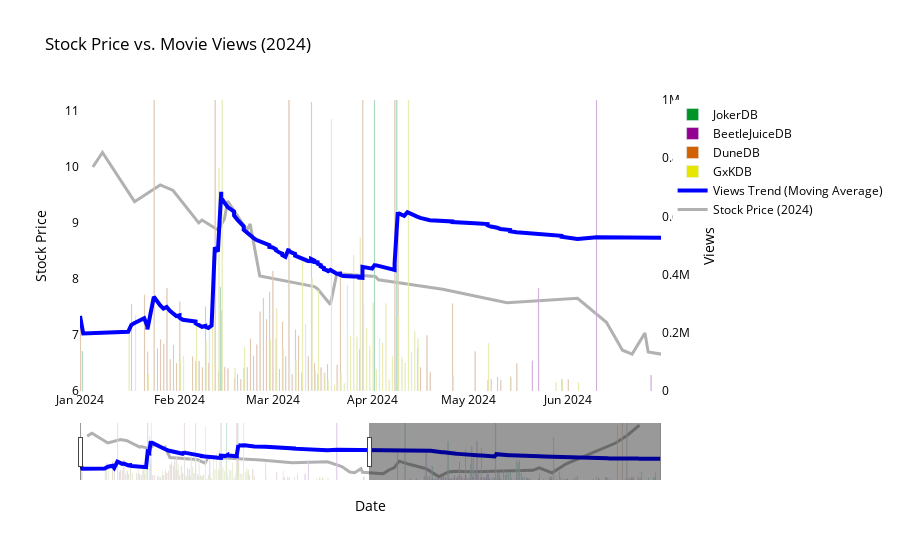

Notebook source saved alongside this figure:
### Code cell
fig = go.Figure()

bar_colors = {
    'JokerDB': '#009427',
    'BeetleJuiceDB': '#94008f',
    'DuneDB': '#d16200',
    'GxKDB': '#e6e600'
}

data = pd.DataFrame({
    'Date': pd.concat([
        pd.Series(JokerDB_views.index),
        pd.Series(BeetleJuiceDB_views.index),
        pd.Series(DuneDB_views.index),
        pd.Series(GxKDB_views.index)
    ]),
    'View Count': pd.concat([
        pd.Series(JokerDB_views.values),
        pd.Series(BeetleJuiceDB_views.values),
        pd.Series(DuneDB_views.values),
        pd.Series(GxKDB_views.values)
    ]),
    'Movie': (['JokerDB'] * len(JokerDB_views) +
              ['BeetleJuiceDB'] * len(BeetleJuiceDB_views) +
              ['DuneDB'] * len(DuneDB_views) +
              ['GxKDB'] * len(GxKDB_views))
})

for movie_name in data['Movie'].unique():
    fig.add_trace(go.Bar(
        x=data[data['Movie'] == movie_name]['Date'],
        y=data[data['Movie'] == movie_name]['View Count'],
        name=movie_name,
        yaxis="y2",
        marker=dict(color=bar_colors.get(movie_name, 'lightblue'))
    ))

data_sorted = data.sort_values(by="Date")
data_sorted['Trend'] = data_sorted['View Count'].rolling(window=2000, min_periods=1).mean()

fig.add_trace(go.Scatter(
    x=data_sorted['Date'],
    y=data_sorted['Trend'],
    mode='lines',
    name='Views Trend (Moving Average)',
    line=dict(width=4, color='blue'),
    yaxis="y2"
))

fig.add_trace(go.Scatter(
    x=WBStockFull[WBStockFull['Date'].dt.year == 2024]['Date'],
    y=WBStockFull[WBStockFull['Date'].dt.year == 2024]['Open'],
    mode='lines',
    name='Stock Price (2024)',
    line=dict(width=3, color='rgba(100, 100, 100, 0.5)'),
    yaxis="y1"
))

fig.update_layout(
    title="Stock Price vs. Movie Views (2024)",
    title_font=dict(color="black"),
    xaxis_title="Date",
    xaxis=dict(
        title="Date",
        title_font=dict(color="black"),
        tickfont=dict(color="black"),
        range=[
            pd.Timestamp("2024-01-01"),
            pd.Timestamp("2024-06-30")
        ],
        rangeslider=dict(visible=True),
    ),
    yaxis=dict(
        title="Stock Price",
        title_font=dict(color="black"),
        tickfont=dict(color="black"),
        range=[WBStockFull[WBStockFull['Date'].dt.year == 2024]['Open'].min() - 0.3, WBStockFull[WBStockFull['Date'].dt.year == 2024]['Open'].max() + 0.2],
        side="left",
        showgrid=False
    ),
    yaxis2=dict(
        title="Views",
        title_font=dict(color="black"),
        tickfont=dict(color="black"),
        range=[0, 1000000],
        overlaying="y",
        side="right",
        showgrid=False
    ),
    legend=dict(font=dict(color="black")),
    plot_bgcolor="white",
    paper_bgcolor="white",
    height=800
)

fig.show()
